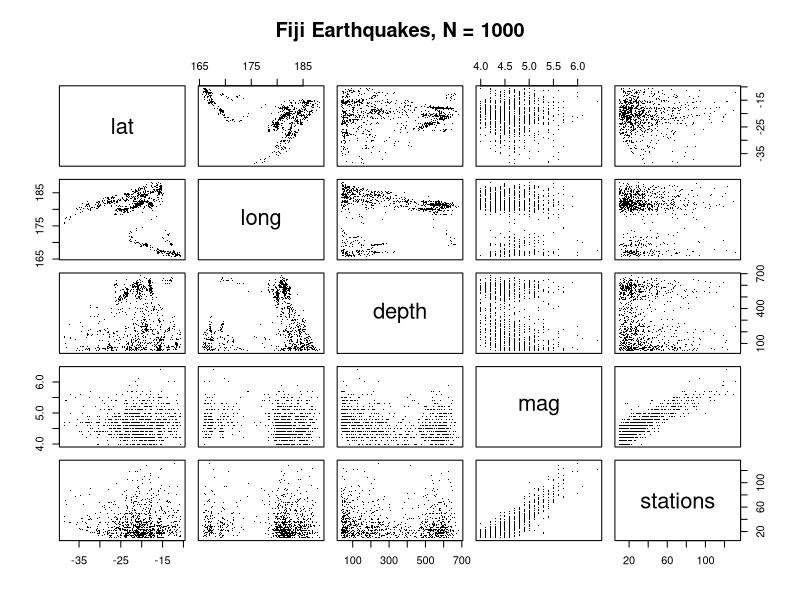

Write R code to recreate this figure.
#!/usr/bin/env Rscript
require(graphics)
pairs(quakes,
  main = "Fiji Earthquakes, N = 1000",
  cex.main = 1.2,
  pch = "."
)
